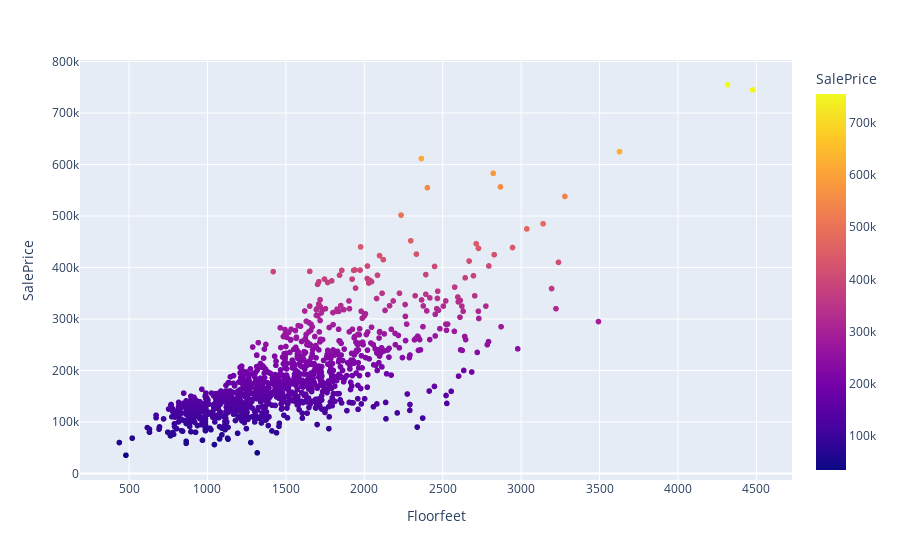

The notebook cell this image was saved under:
### Code cell
plt.figure(figsize=(7,8))
px.scatter(df_train,x='Floorfeet',y='SalePrice',color='SalePrice')

### Figure 1 — Plotly figure (JSON) as saved in the notebook; plotly's stock layout.template omitted (floating-point values rounded to 4 significant figures; data arrays with more than 128 entries replaced by an {"elided": "..."} marker saying what was removed)
{"data": [{"hovertemplate": "Floorfeet=%{x}<br>SalePrice=%{marker.color}<extra></extra>", "legendgroup": "", "marker": {"color": {"elided": "1092 int values"}, "coloraxis": "coloraxis", "symbol": "circle"}, "mode": "markers", "name": "", "showlegend": false, "type": "scattergl", "x": {"elided": "1092 int values"}, "xaxis": "x", "y": {"elided": "1092 int values"}, "yaxis": "y"}], "layout": {"coloraxis": {"colorbar": {"title": {"text": "SalePrice"}}, "colorscale": [[0, "#0d0887"], [0.1111, "#46039f"], [0.2222, "#7201a8"], [0.3333, "#9c179e"], [0.4444, "#bd3786"], [0.5556, "#d8576b"], [0.6667, "#ed7953"], [0.7778, "#fb9f3a"], [0.8889, "#fdca26"], [1, "#f0f921"]]}, "legend": {"tracegroupgap": 0}, "margin": {"t": 60}, "xaxis": {"anchor": "y", "domain": [0, 1], "title": {"text": "Floorfeet"}}, "yaxis": {"anchor": "x", "domain": [0, 1], "title": {"text": "SalePrice"}}}}
